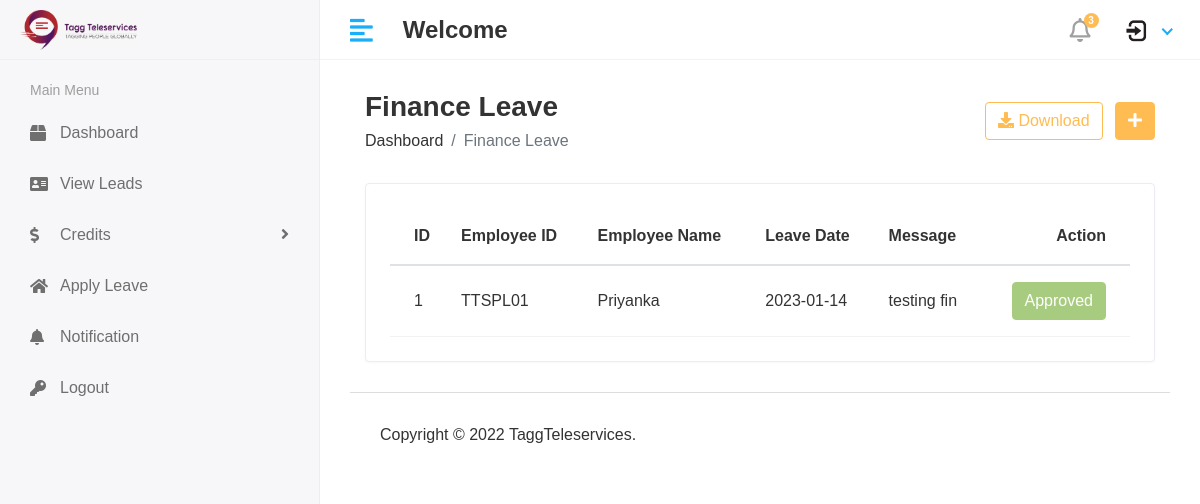
The page /hod/finance_leave_view on the database as committed earlier.
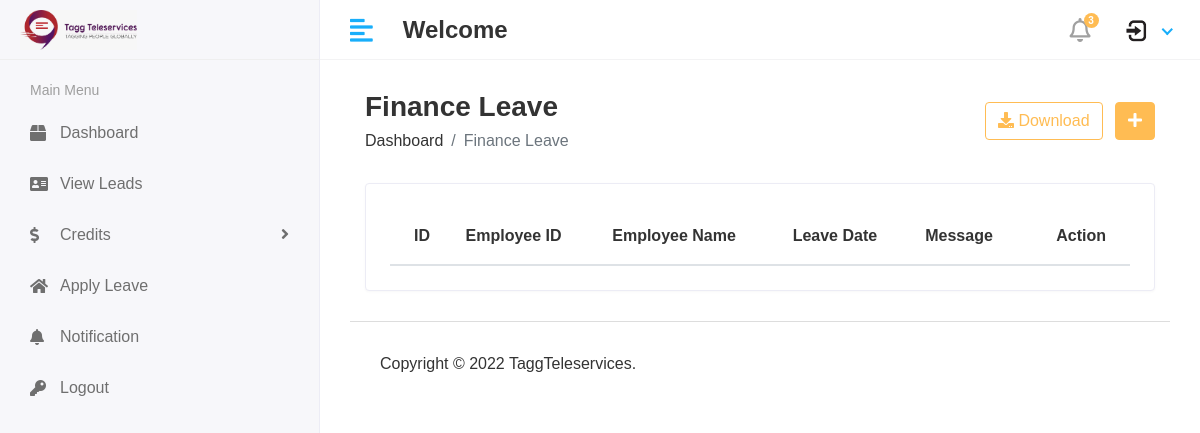
The same page on the database as committed later.
### taggapp/models.py (models this page shows, shortened)
class Finance_leave(models.Model):
    finance_id = models.ForeignKey(Finance, on_delete=models.CASCADE)
    date = models.CharField(max_length=100)
    reason = models.TextField()
    status = models.IntegerField(default=0)
    created_at = models.DateTimeField(auto_now_add=True)
    updated_at = models.DateTimeField(auto_now=True)

class Finance(models.Model):
    admin = models.OneToOneField(CustomUser, on_delete=models.CASCADE)
    employee_id = models.CharField(max_length=100)
    first_name = models.CharField(max_length=100)
    last_name = models.CharField(max_length=100)
    gender = models.CharField(max_length=100)
    dob = models.CharField(max_length=100)
    designation = models.CharField(max_length=100)
    joining_date = models.CharField(max_length=100)
    mobile = models.CharField(max_length=100)
    email = models.CharField(max_length=100)
    father_name = models.CharField(max_length=100)
    father_mob = models.CharField(max_length=100)
    father_occupation = models.CharField(max_length=100)
    mother_name = models.CharField(max_length=100)
    mother_occupation = models.CharField(max_length=100)
    permanent_add = models.TextField(max_length=100)
    username = models.TextField(max_length=100)
    password = models.TextField(max_length=100)
    created_at = models.DateTimeField(auto_now_add=True)
    updated_at = models.DateTimeField(auto_now=True)

### client_management_system/hod_views.py (the view)
# urls.py: path('hod/finance_leave_view', hod_views.FINANCE_LEAVE_VIEW, name='finance_leave_view'),
def FINANCE_LEAVE_VIEW(request):
    finance_leave = Finance_leave.objects.all()
    context = {
        'finance_leave': finance_leave,
    }
    return render(request, 'hod/finance_leave.html', context)

### template/hod/finance_leave.html (shortened to what this page needs)
{% extends 'base.html' %}
{% block content %}
<div class="content container-fluid">
               <div class="page-header">
                  <div class="row align-items-center">
                     <div class="col">
                        <h3 class="page-title">Finance Leave</h3>
                        <ul class="breadcrumb">
                           <li class="breadcrumb-item"><a href="index.html">Dashboard</a></li>
                           <li class="breadcrumb-item active">Finance Leave</li>
                        </ul>
                     </div>
                     <div class="col-auto text-right float-right ml-auto">
                        <a href="#" class="btn btn-outline-primary mr-2"><i class="fas fa-download"></i> Download</a>
                        <a href="add-student.html" class="btn btn-primary"><i class="fas fa-plus"></i></a>
                     </div>
                  </div>
               </div>
               <div class="row">
                  <div class="col-sm-12">
                     <div class="card card-table">
                        <div class="card-body">
                           <div class="table-responsive">
                              <table id="table_id" class="table table-hover table-center mb-0 datatable">
                                 <thead>
                                    <tr>
                                       <th>ID</th>
                                       <th>Employee ID</th>
                                       <th>Employee Name</th>
                                       <th>Leave Date</th>
                                       <th>Message</th>
                                       <th class="text-right">Action</th>
                                    </tr>
                                 </thead>
                                 <tbody>
                                 {% for i in finance_leave %}
                                    <tr>
                                       <td>{{i.id}}</td>
                                       <td>{{i.finance_id.employee_id}}</td>
                                       <td>{{i.finance_id.first_name}}</td>
                                       <td>{{i.date}}</td>
                                       <td>{{i.reason}}</td>
                                       <td class="text-right">
                                          <div class="actions">
                                             {% if i.status == 0 %}
                                             <a href="{% url 'finance_approve_leave' i.id %}" class="btn btn-success">Approved</a>
                                             <a href="{% url 'finance_disapprove_leave' i.id %}" class="btn btn-danger">Disapprove</a>
                                             {% elif i.status == 1 %}
                                              <button class="btn btn-success" disabled="disabled">Approved</button>
                                             {% else %}
                                             <button class="btn btn-danger" disabled="disabled">Disapproved</button>
                                             {% endif %}
                                          </div>
                                       </td>
                                    </tr>
                                    {% endfor %}
                                 </tbody>
                              </table>
                           </div>
                        </div>
                     </div>
                  </div>
               </div>
            </div>
{% endblock %}

Rows that differ between the two databases and show on the page:
removed Finance_leave: id "1", finance_id.employee_id "TTSPL01", finance_id.first_name "Priyanka", date "2023-01-14", reason "testing fin", status "Approved"
